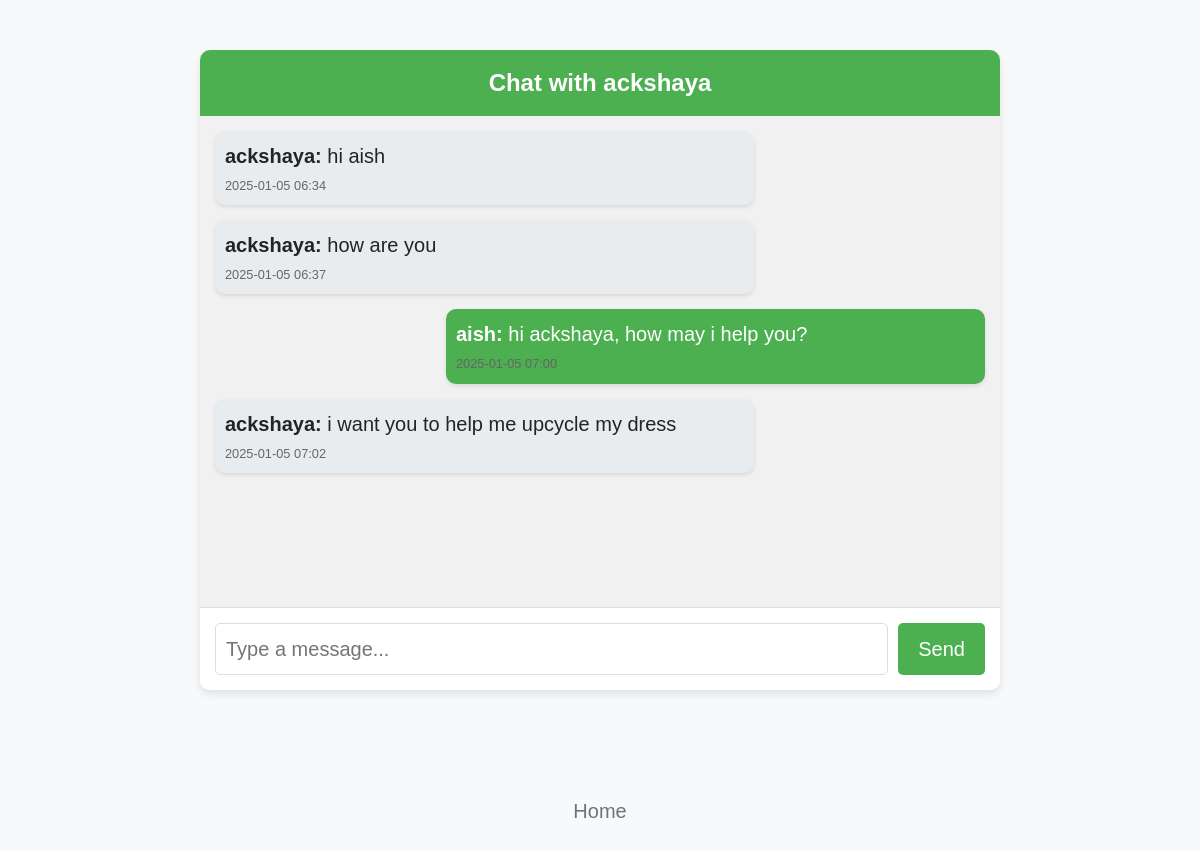
The app's page /chat/1 (signed in) with its own data.
### main.py (models this page shows, shortened)
class User(db.Model):
    id = db.Column(db.Integer, primary_key=True)
    username = db.Column(db.String(80), unique=True, nullable=False)  # Added username
    email = db.Column(db.String(100), unique=True, nullable=False)
    password = db.Column(db.String(200), nullable=False)
    category = db.Column(db.String(50), nullable=False)  # Added category
    phone_number = db.Column(db.String(15))  # Added phone_number (optional)

class ChatMessage(db.Model):
    id = db.Column(db.Integer, primary_key=True)
    sender_id = db.Column(db.Integer, db.ForeignKey('user.id'), nullable=False)
    receiver_id = db.Column(db.Integer, db.ForeignKey('user.id'), nullable=False)
    message = db.Column(db.String(500), nullable=False)
    timestamp = db.Column(db.DateTime, default=db.func.current_timestamp())
    sender = db.relationship('User', foreign_keys=[sender_id])
    receiver = db.relationship('User', foreign_keys=[receiver_id])

### main.py (the view)
@app.route('/chat/<int:user_id>', methods=['GET'])
def chat(user_id):
    if 'user' not in session:
        flash('You must be logged in to access this page.', 'danger')
        return redirect(url_for('login'))
    logged_in_user = User.query.filter_by(id=session['user']['id']).first()
    if not logged_in_user:
        flash('User not found.', 'danger')
        return redirect(url_for('login'))
    other_user = User.query.get(user_id)
    if not other_user:
        flash('User not found.', 'danger')
        return redirect(url_for('messages'))
    chat_history = ChatMessage.query.filter(
        ((ChatMessage.sender_id == logged_in_user.id) & (ChatMessage.receiver_id == user_id)) |
        ((ChatMessage.sender_id == user_id) & (ChatMessage.receiver_id == logged_in_user.id))
    ).order_by(ChatMessage.timestamp).all()
    return render_template('chat.html', other_user=other_user, chat_history=chat_history, logged_in_user=logged_in_user)

### templates/chat.html (shortened to what this page needs)
<!DOCTYPE html>
<html lang="en">
<head>
    <link href="https://cdn.jsdelivr.net/npm/bootstrap@5.3.3/dist/css/bootstrap.min.css" rel="stylesheet">
    <link rel="stylesheet" href="{{ url_for('static', filename='styles.css') }}">
</head>
<body>
    <div class="chat-container">
        <div class="chat-header">
            Chat with {{ other_user.username }}
        </div>
        <div class="chat-messages">
            {% for message in chat_history %}
                <div class="message {% if message.sender.id == session['user']['id'] %}sent{% else %}received{% endif %}">
                    <strong>{{ message.sender.username }}:</strong> {{ message.message }}
                    <small>{{ message.timestamp.strftime('%Y-%m-%d %H:%M') }}</small>
                </div>
            {% endfor %}
        </div>
        <form action="{{ url_for('send_message') }}" method="POST" class="chat-input">
            <input type="text" name="message" placeholder="Type a message..." required>
            <button type="submit">Send</button>
        </form>
    </div>
    <footer><ul class="nav col-12 col-lg-auto me-lg-auto justify-content-center mb-md-0">
        <li><a href="{{ url_for('home') }}" class="nav-link px-2 text-secondary">Home</a></li>
    </ul></footer>
</body>
</html>

### templates/chat.html (style rules this page uses)
body { background-color: #f8f9fa; font-family: 'Arial', sans-serif; }
.chat-container { max-width: 800px; margin: 50px auto; background-color: #fff; border-radius: 10px; box-shadow: 0 4px 8px rgba(0, 0, 0, 0.1); overflow: hidden; display: flex; flex-direction: column; height: 80vh; }
.chat-header { background-color: #4CAF50; color: white; padding: 15px; text-align: center; font-size: 1.5rem; font-weight: bold; }
.chat-messages { flex: 1; padding: 15px; overflow-y: auto; background-color: #f1f1f1; }
.message { margin-bottom: 15px; padding: 10px; border-radius: 10px; background-color: #fff; box-shadow: 0 2px 4px rgba(0, 0, 0, 0.1); max-width: 70%; }
.message.sent { margin-left: auto; background-color: #4CAF50; color: white; }
.message.received { margin-right: auto; background-color: #e9ecef; }
.message small { display: block; font-size: 0.8rem; color: #666; margin-top: 5px; }
.chat-input { display: flex; padding: 15px; background-color: #fff; border-top: 1px solid #ddd; }
.chat-input input { flex: 1; padding: 10px; border: 1px solid #ddd; border-radius: 5px; margin-right: 10px; }
.chat-input button { padding: 10px 20px; background-color: #4CAF50; color: white; border: none; border-radius: 5px; cursor: pointer; transition: background-color 0.3s ease; }

### records on screen
User: username "ackshaya"
ChatMessage: sender.username "ackshaya", message "hi aish", timestamp "2025-01-05 06:34"
ChatMessage: sender.username "ackshaya", message "how are you", timestamp "2025-01-05 06:37"
ChatMessage: sender.username "aish", message "hi ackshaya, how may i help you?", timestamp "2025-01-05 07:00"
ChatMessage: sender.username "ackshaya", message "i want you to help me upcycle my dress", timestamp "2025-01-05 07:02"
